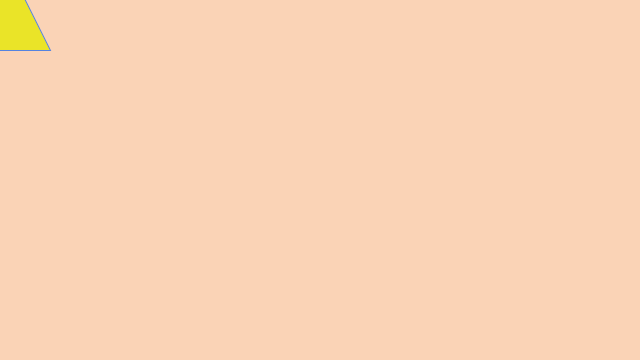
Frame 1 (no input)
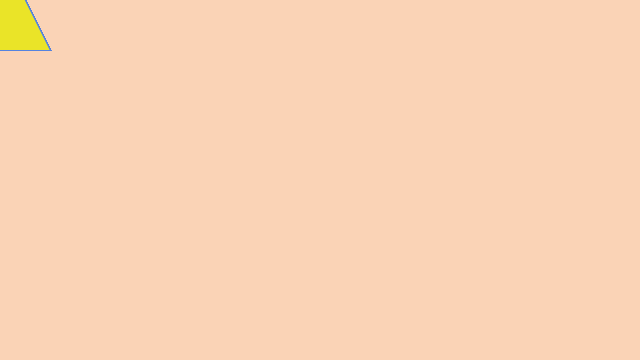
Frame 60 (the mouse pressed at the canvas centre just before this capture)
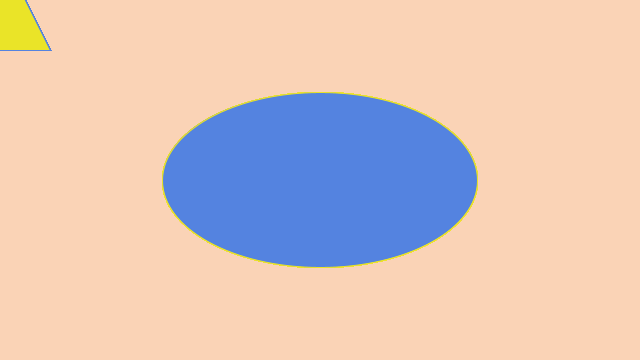
Frame 120 (the mouse held since frame 60 and released just before this capture)

The Processing sketch that drew these frames (run headless with seeded random() and noise(); from frame 60 on, the mouse is pressed at the canvas centre):

// Processing sketch: processing_125789
// ── processing_125789.pde

void setup() {
  size(640, 360);
  background(250, 211, 182);
}

void draw() {
  if (mousePressed) {
    stroke(234, 228, 40);
    fill(84, 131, 224);
    ellipse(mouseX, mouseY, mouseX-5, mouseY-5);
  } else {
    fill(234, 228, 40);
  stroke(84, 131, 224);
  triangle(mouseX-50, mouseY+50, mouseX, mouseY-50, mouseX+50, mouseY+50);
}
}
